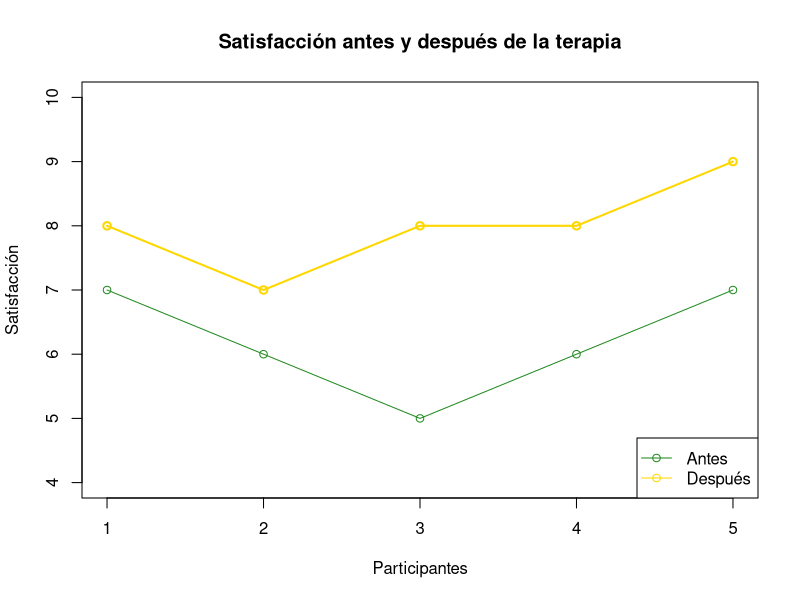

This chart was generated by the following R code:
# Datos
antes_terapia <- c(7, 6, 5, 6, 7)
despues_terapia <- c(8, 7, 8, 8, 9)


resultado_terapia <- t.test(antes_terapia, despues_terapia, paired = TRUE)
print("Resultado de la prueba t para la terapia de pareja:")
print(resultado_terapia)


plot(antes_terapia,
     type = "o",
     col = "forestgreen",       # Verde
     ylim = c(4, 10),
     xlab = "Participantes",
     ylab = "Satisfacción",
     main = "Satisfacción antes y después de la terapia")

lines(despues_terapia,
      type = "o",
      col = "gold",             # Amarillo
      lwd = 2)

legend("bottomright",
       legend = c("Antes", "Después"),
       col = c("forestgreen", "gold"),
       lty = 1,
       pch = 1)
